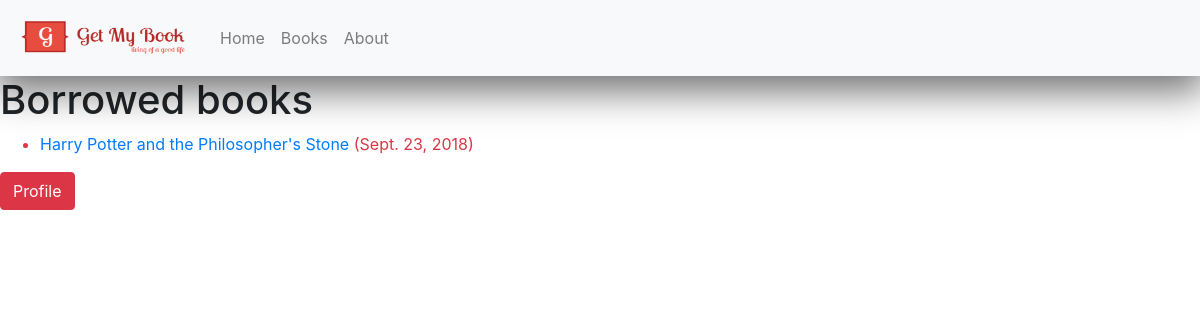
The app's page /userbooks/ (signed in) with its own data.
### myapp/models.py (models this page shows, shortened)
class BookInstance(models.Model):
    id = models.UUIDField(primary_key=True, default=uuid.uuid4, help_text='Unique ID for this particular book across whole library')
    book = models.ForeignKey('Book', on_delete=models.SET_NULL, null=True)
    publisher = models.CharField(max_length=200)
    due_back = models.DateField(null=True, blank=True)
    borrower = models.ForeignKey(User, on_delete=models.SET_NULL, null=True, blank=True)
    LOAN_STATUS = (
        ('m', 'Maintenance'),
        ('o', 'On loan'),
        ('a', 'Available'),
        ('r', 'Reserved'),
    )
    status = models.CharField(
        max_length=1,
        choices=LOAN_STATUS,
        blank=True,
        default='m',
        help_text='Book availability',
    )
    @property
    def is_overdue(self):
        if self.due_back and date.today() > self.due_back:
            return True
        return False
    class Meta:
        ordering = ['due_back']

class Book(models.Model):
    title = models.CharField(max_length=200)
    author = models.ForeignKey('Author', on_delete=models.SET_NULL, null=True)
    summary = models.TextField(max_length=1000, help_text='Enter a brief description of the book')
    isbn = models.CharField('ISBN', max_length=13, help_text='13 Character <a href="https://www.isbn-international.org/content/what-isbn">ISBN number</a>')
    genre = models.ManyToManyField(Genre, help_text='Select a genre for this book')
    cover = models.ImageField(upload_to='book_cover',blank=True)
    def display_genre(self):
        """Create a string for the Genre. This is required to display genre in Admin."""
        return ', '.join(genre.name for genre in self.genre.all()[:3])
    display_genre.short_description = 'Genre'

### myapp/views.py (the view)
# urls.py: url(r'^userbooks/', views.userbooks_view, name='userbooks'),
def userbooks_view(request):
    if request.user.is_authenticated:
        bookinstance_list = BookInstance.objects.filter(borrower=request.user).filter(status__exact='o').order_by('due_back')
        return render(request,'myapp/userbooks.html',{'bookinstance_list':bookinstance_list})

### myapp/templates/myapp/userbooks.html
{% extends 'myapp/base.html' %}
  {% block content %}
    <h1>Borrowed books</h1>
    {% if bookinstance_list %}
    <ul>
      {% for bookinst in bookinstance_list %}
      <li class="{% if bookinst.is_overdue %}text-danger{% endif %}">
        <a href="{% url 'book-detail' bookinst.book.pk %}">{{bookinst.book.title}}</a> ({{ bookinst.due_back }})
      </li>
      {% endfor %}
    </ul>
    {% else %}
      <p>There are no books borrowed.</p>
    {% endif %}
    <a href="" class="btn btn-danger" >Profile</button>
{% endblock %}

### records on screen
BookInstance: book "Harry Potter and the Philosopher's Stone", due_back "Sept. 23, 2018"
